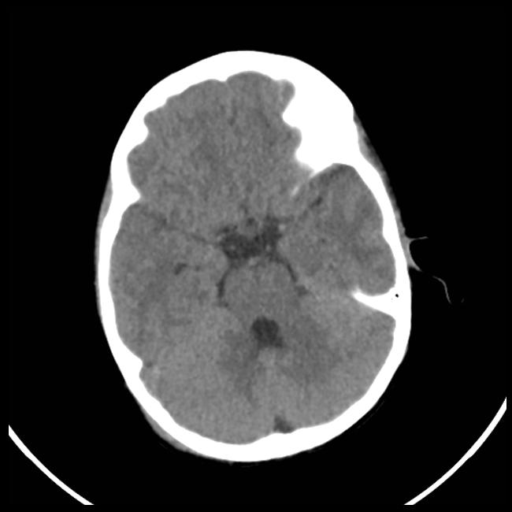
#> input picture images/brain.png, 512 x 512 px, found by its file name
$ jupyter execute --allow-errors 'Medical Watermarking.ipynb'
#> lines starting #> are read from the running program, lines starting #| are printed output that depends on the picture; after the words box and inside, x2 and y2 are one past the last pixel; in counts of white or black regions, pixels touching at a corner belong together
# BCI Project

[cell 1]
import numpy as np
import matplotlib.pyplot as plt
import json
import math
import pywt
import pandas as pd
from PIL import Image, ImageDraw
from skimage.io import imread, imshow
from skimage.color import rgb2gray
from skimage.filters import threshold_otsu
from skimage.morphology import (erosion, dilation, closing, opening, area_closing, area_opening)
from skimage.measure import label, regionprops, regionprops_table
from skimage.metrics import mean_squared_error as MSE, peak_signal_noise_ratio as PSNR, structural_similarity as SSIM

[cell 2]
from google.colab import drive
drive.mount('/content/gdrive')

# Step wise

## Reading Image

[cell 3]
img = imread(f'/content/gdrive/MyDrive/Projects/DWT-DCT-Watermark-Algorithm-main/images/brain.png')
#> img is the input picture: shape (512, 512); min 0, max 255, mean 60.2

fig, ax = plt.subplots(1,1)
ax.set_title("Brain Image")
ax.imshow(img, cmap='gray')
# plt.show()
img.max()
#> Out = 255

## Thresholding

Use OTSU to find appropriate threshold

[cell 4]
threshold = threshold_otsu(img)
#> threshold = 76
result = (img > threshold)
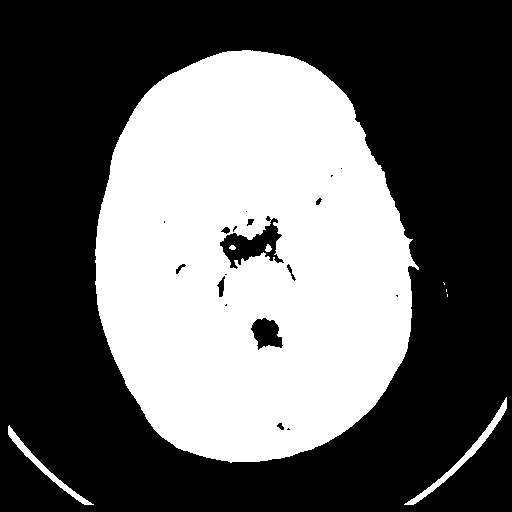
#> result: shape (512, 512) bool; 39.2% white; 8 white regions (3 under 20 px), largest, box (x1, y1, x2, y2) and area: (95, 50, 419, 463) 101027, (404, 397, 507, 505) 885, (8, 425, 94, 505) 658, (265, 244, 272, 252) 38, (229, 245, 236, 250) 26
fig, ax = plt.subplots(1,1)
ax.set_title("Thresholded Image")
ax.imshow(result,cmap="gray")
plt.show()

**Refrence on Morphological Operations**
1. https://towardsdatascience.com/understanding-morphological-image-processing-and-its-operations-7bcf1ed11756

> We will be using connected regions algorithm for extracting the ROI, for that we will have to cleanup the thresholded image. In the image below we are applying morphological operations such as sucessive `dilation` to close the pixels, `area_closing` to fill the holes (ventricles) in the brain and successive `erosion` to restore the original shape and `opening` to remove noise from the image.

[cell 5]
# selection of window
sq = np.array([[1, 1, 1],
               [1, 1, 1],
               [1, 1, 1]])

# apply dilation
def multi_dil(img, num, elem = sq):
#> called with num = 7, elem = array of shape (3, 3)
    for i in range(num):
        img = dilation(img, elem)
#> img: shape (512, 512) bool; 46.4% white; 4 white regions, box (x1, y1, x2, y2) and area: (88, 43, 426, 470) 114047, (397, 390, 512, 512) 3981, (1, 418, 101, 512) 3178, (436, 275, 455, 304) 481
#> `area_closed = area_closing(multi_dilated, 50000)`: area_closed: shape (512, 512) bool; 47.8% white; 4 white regions, box (x1, y1, x2, y2) and area: (88, 43, 426, 470) 114131, (397, 390, 512, 512) 7595, (1, 418, 101, 512) 3178, (436, 275, 455, 304) 481
    return img

#applying erosion
def multi_ero(img, num, elem = sq):
#> called with num = 7, elem = array of shape (3, 3)
    for i in range(num):
        img = erosion(img, elem)
#> img: shape (512, 512) bool; 42.1% white; 6 white regions (3 under 20 px), largest, box (x1, y1, x2, y2) and area: (95, 50, 419, 463) 103561, (404, 397, 512, 512) 5985, (8, 425, 94, 512) 728
    return img

# opening = first erosion and dilation
multi_dilated = multi_dil(result, 7)
area_closed = area_closing(multi_dilated, 50000)
multi_eroeded = multi_ero(area_closed, 7)
opened = opening(multi_eroeded)
#> opened: shape (512, 512) bool; 42.1% white; 3 white regions

fig, ax = plt.subplots(1,1)
ax.set_title("Cleaned Threshold Image")
ax.imshow(opened, cmap='gray')
plt.show()

## Extracting ROI Features

`label` feature is used to find some properties like area, perimeter, solidity, eccentricity, bounding box area and area ratio of the image.

[cell 6]
label_img = label(opened)
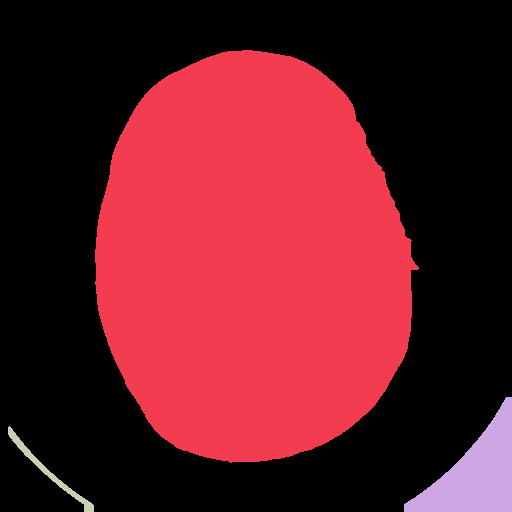
#> label_img: shape (512, 512) int32; 4 distinct labels, from 0 to 3; one colour per label, 0 black
regions = regionprops(label_img)
#> regions = 3 regions; box (x1, y1, x2, y2) and area: (95, 50, 419, 463) 103555, (404, 397, 512, 512) 5985, (8, 426, 94, 512) 725

prop = ['area','bbox_area', 'solidity', 'eccentricity','perimeter']

prop_table = pd.DataFrame(regionprops_table(label_img, result, properties=prop))
#> prop_table = table of 3 rows and 5 columns

prop_table['area_ratio'] = prop_table['area'] / prop_table['bbox_area']

prop_table
#> Out = table of 3 rows and 6 columns

## ROI Extraction

We select the region with the maximum area and use the bbox attribute the pixel locations of the bounding box of that region and extract that region from the original image

Ref : https://scikit-image.org/docs/dev/auto_examples/segmentation/plot_regionprops.html

[cell 7]
# The idxmax() method returns a Series with the index of the
#  maximum value for each column.
index = prop_table['area'].idxmax()
#> index = 0

# Returns an approximate bounding box for item,
# a tuple of four integers: the pixel coordinates of minimum x, minimum y, maximum x, maximum y, in this order.
box = regions[index].bbox
#> box = (50, 95, 463, 419)

ROI = img[box[0]:box[2], box[1]:box[3]]
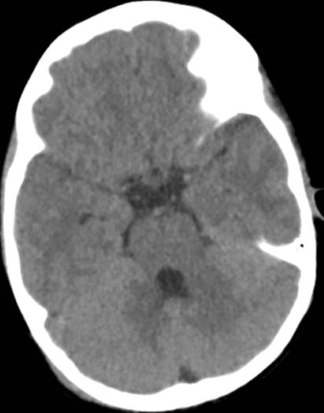
#> ROI: shape (413, 324); min 0, max 255, mean 114.3

fig, ax = plt.subplots(1, 1)
ax.set_title("ROI")
ax.imshow(ROI, cmap="gray")
plt.show()

## ROI Watermark Generation

Extracted features from ROI will be embedded in the image.
The size will be $\frac{1}{4}$ of ROI as embedding will be done in `LL2` region of Discrete Wavelet Transform.<br>

**Multiline Draw** : https://www.geeksforgeeks.org/python-pil-imagedraw-draw-multiline_text/

[cell 8]
area = prop_table.iloc[index].area
#> area = 103555
area_ratio = prop_table.iloc[index].area_ratio
#> area_ratio = 0.774
solidity = prop_table.iloc[index].solidity
#> solidity = 0.989
perimeter = prop_table.iloc[index].perimeter
#> perimeter = 1242.3
eccentricity = prop_table.iloc[index].eccentricity
#> eccentricity = 0.654

# convert all attributes in a string
area_ratio_str = "{:.6f}".format(area_ratio)
#> area_ratio_str = '0.773884'
solidity_str = "{:.6f}".format(solidity)
#> solidity_str = '0.989366'
perimeter_str = "{:.6f}".format(perimeter)
#> perimeter_str = '1242.271211'
eccentricity_str = "{:.6f}".format(eccentricity)
#> eccentricity_str = '0.653620'


height, width = ROI.shape
#> height = 413; width = 324

watermark_text = f"{area}\n{area_ratio_str}\n{solidity_str}\n{perimeter_str}\n{eccentricity_str}"

ROI_watermark = Image.new("RGB", (math.ceil(width/4), math.ceil(height/4)), color=(255, 255, 255))
#> ROI_watermark: PIL image 81x104 RGB; every value is 255
ROI_watermark_draw = ImageDraw.Draw(ROI_watermark)

ROI_watermark_draw.multiline_text((1, 1), watermark_text,
                                  spacing=1,fill=(0,0,0))

ROI_watermark_array = np.asarray(ROI_watermark)
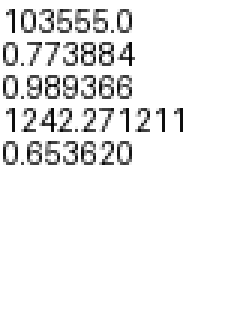
#> ROI_watermark_array: shape (104, 81, 3) (shown 3 times larger); min 3, max 255, mean 238.4
ROI_watermark = rgb2gray(ROI_watermark_array)
#> ROI_watermark: shape (104, 81) float64

fig, ax = plt.subplots(1, 1)
ax.set_title('ROI Watermark')
ax.imshow(ROI_watermark, cmap='gray')
plt.show()
ROI_watermark.max()
#> Out = 1

## ROI Watermark Encryption

We will be using Logistic Map encryption for encrypting our ROI watermark. The logistic map uses a pseudo random sequence generated using the following formula:
<html><body><p>X<sub>n+1</sub> = μX<sub>n</sub>(1 - X<sub>n</sub>)</p></body></html>
<html><body><p>We will be using the value of X<sub>n</sub> as 0.9 and μ as 3.95</p></body></html>

$\mu$ will be 3.95 as after $\mu=3.8$ logistic map starts showing chaotic behavior

1. Image Encryption : https://www.youtube.com/watch?v=DOwy0SuGD7Q&ab_channel=PotcharapholChat-anan

2. Logistic Map :
    - The Logistic Map: Attractors, Bifurcation, and Chaos : https://youtu.be/_z-e7N99-rI
    - https://www.youtube.com/watch?v=ovJcsL7vyrk

[cell 9]
def logistic_encryption(watermark):
    row, col = watermark.shape
#> row = 104; col = 81
    N = row * col
#> N = 8424
    x = 0.9 + np.zeros(N)
#> x = 8424 values from 0.9 to 0.9
    r = 3.95
    for n in range(N-1):
        x[n+1] = r * x[n] * (1 - x[n])
    x = x.reshape(row, col)
    bool_x = np.around(x).astype('int')
    watermark = watermark.astype('int')
#> watermark: shape (104, 81) int64; values 0 (black) and 1 (white), 87% white; black in thin lines or dots, all inside (x1, y1, x2, y2) = (1, 3, 61, 55)
    encrypted_watermark = np.bitwise_xor(watermark, bool_x).astype('float')
#> encrypted_watermark: shape (104, 81) float64; values 0 (black) and 1 (white), 41.7% white in thin lines or dots
    return encrypted_watermark, bool_x

ROI_encrypted_watermark, bool_x = logistic_encryption(ROI_watermark)
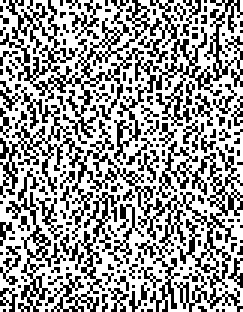
#> bool_x: shape (104, 81) int64 (shown 3 times larger); values 0 (black) and 1 (white), 60.8% white; black in thin lines or dots
fig, ax = plt.subplots(1,1)
ax.set_title("ROI Encrypted Watermark")
ax.imshow(ROI_encrypted_watermark, cmap="gray")
plt.show()

## ROI Watermark Emedding

Perform Discrete Wavelet Transform with **haar** wavelet.

[cell 10]
model = "haar"
k = 8
def process_coefficients(imArray, model, level):
#> called with model = 'haar', level = 2
    coeffs=pywt.wavedec2(data = imArray, wavelet = model, level = level)
#> coeffs = 3 items
    coeffs_H=(coeffs)
#> coeffs_H = 3 items
    return coeffs_H

def quantization_step(LH2, HL2, HH2, k):
    LH2 = np.absolute(LH2).sum()
    HL2 = np.absolute(HL2).sum()
    HH2 = np.absolute(HH2).sum()
    return k * round(math.log((LH2 + HL2 + HH2) / 2))

def DWT(ROI, model, level, k):
    coeffs_image = process_coefficients(ROI, model, level=level)
#> coeffs_image = 3 items
    LL2 , (LH2, HL2, HH2), (LH1, HL1, HH1) = coeffs_image
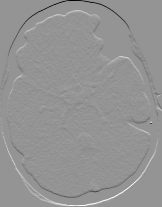
#> LH1: shape (207, 162) float64; min -149.5, max 108, mean 0; drawn with min black and max white
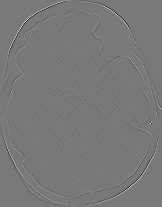
#> HH1: shape (207, 162) float64; min -33.5, max 37, mean 0; drawn with min black and max white
    Q = quantization_step(LH2, HL2, HH2, k)
#> in quantization_step, `LH2 = np.absolute(LH2).sum()`: LH2 = 97231.3
#> in quantization_step, `HL2 = np.absolute(HL2).sum()`: HL2 = 115411.3
#> in quantization_step, `HH2 = np.absolute(HH2).sum()`: HH2 = 37635.8
#> Q = 96
    Xq = LL2 / Q
    return Xq, (LH2, HL2, HH2), (LH1, HL1, HH1), Q

[cell 11]
Xq, (LH2, HL2, HH2), (LH1, HL1, HH1), Q = DWT(ROI, model, 2, k)
#> Q = 96
plt.imshow(Xq,cmap="gray")
plt.show()

[cell 12]
Xq_copy = Xq.copy()
row, col = Xq_copy.shape
#> row = 104; col = 81
for i in range(row):
    for j in range(col):
        if(round(Xq[i,j]%2) == ROI_encrypted_watermark[i,j]):
            Xq_copy[i,j] = Xq[i,j] * Q
        else:
            Xq_copy[i,j] = (Xq[i,j] * Q) + Q

plt.imshow(Xq_copy, cmap="gray")
plt.show()

## Reconstruction

[cell 13]
# Reconstruction of the image
coeffs = [Xq_copy, (LH2, HL2, HH2), (LH1, HL1, HH1)]
image = pywt.waverec2(coeffs, model)
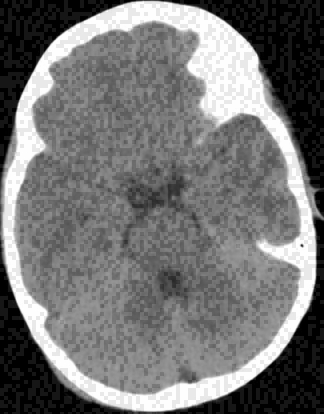
#> image: shape (414, 324) float64; min -8.94e-15, max 279, mean 127.4; drawn with min black and max white
image = np.absolute(image)
plt.imshow(image, cmap='gray')
plt.show()

## ROI Watermark Extraction

To extract the watermnark we take the XOR of the Reconstructed image and the `boolean_x` (the one which we had found while implementing logistic map)

[cell 14]
def extract_ROI_watermark(image,boolean_x):
    Zq, (LH2, HL2, HH2), (LH1, HL1, HH1), Q = DWT(image, model, 2, 8)
#> Q = 96
    Zq = np.round(Zq)
    Wsroi = Zq%2
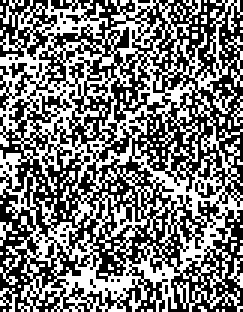
#> Wsroi: shape (104, 81) float64 (shown 3 times larger); values 0 (black) and 1 (white), 47.4% white in thin lines or dots
    Wroi_salt = Wsroi.copy().astype("int")^boolean_x
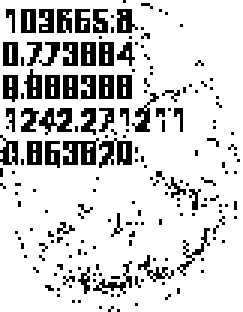
#> Wroi_salt: shape (104, 81) int64 (shown 3 times larger); values 0 (black) and 1 (white), 81.9% white; black in thin lines or dots
    return Wroi_salt.astype("float")

extracted_ROI_watermark = extract_ROI_watermark(image,bool_x)
imshow(extracted_ROI_watermark)

# Attacks

## Salt and Pepper Noise

[cell 15]
def add_salt_pepper_noise(X_img):
    X_img_copy = X_img.copy()
    row, col = X_img_copy.shape
#> row = 414; col = 324
    salt_vs_pepper = 0.5
    amount = 0.01
    num_salt = np.ceil(amount * X_img_copy.size * salt_vs_pepper * 0.0001)
#> num_salt = 1
    num_pepper = np.ceil(amount * X_img_copy.size * (1.0 - salt_vs_pepper) * 0.0001)
#> num_pepper = 1
    coords = [np.random.randint(0, i - 1, int(num_salt)) for i in X_img.shape]
#> coords = [[172], [47]]
    X_img_copy[coords[0], coords[1]] = 1
#> X_img_copy: shape (414, 324) float64; min 0, max 279, mean 127.4
    coords = [np.random.randint(0, i - 1, int(num_pepper)) for i in X_img.shape]
    X_img_copy[coords[0], coords[1]] = 0
#> X_img_copy: shape (414, 324) float64; min 0, max 279, mean 127.4
    return X_img_copy

fig, axs = plt.subplots(2, 2, figsize=(10, 10))

salt_pepper_noise_imgs = add_salt_pepper_noise(image)
axs[0, 0].set_title("Salt and Pepper Noise")
axs[0, 0].imshow(salt_pepper_noise_imgs,cmap="gray")

extracted_watermark = extract_ROI_watermark(salt_pepper_noise_imgs, bool_x)
axs[0, 1].set_title("Extracted Watermark")
axs[0 ,1].imshow(extracted_watermark,cmap="gray")

image_error_map = salt_pepper_noise_imgs.astype("int") ^ image.astype("int")
axs[1, 0].set_title("Image Error Map")
axs[1, 0].imshow(image_error_map,cmap="gray")

watermark_error_map = extracted_ROI_watermark.astype("int") ^ extracted_watermark.astype("int")
axs[1, 1].set_title("Watermark Error Map")
axs[1, 1].imshow(watermark_error_map,cmap="gray")
plt.show()

## Gaussian Noise

[cell 16]
def add_gaussian_noise(image):
    return np.random.normal(0,0.1**0.5,image.shape) + image

fig, axs = plt.subplots(2, 2, figsize=(10, 10))
gaussian_noise_img = add_gaussian_noise(image)
axs[0, 0].set_title("Gaussian Noise")
axs[0, 0].imshow(gaussian_noise_img,cmap="gray")

extracted_watermark = extract_ROI_watermark(gaussian_noise_img, bool_x)
axs[0, 1].set_title("Extracted Watermark")
axs[0, 1].imshow(extracted_watermark,cmap="gray")

image_error_map = gaussian_noise_img.astype("int") ^ image.astype("int")
axs[1, 0].set_title("Image Error Map")
axs[1, 0].imshow(image_error_map,cmap="gray")

watermark_error_map = extracted_ROI_watermark.astype("int") ^ extracted_watermark.astype("int")
axs[1, 1].set_title("Watermark Error Map")
axs[1, 1].imshow(watermark_error_map,cmap="gray")

plt.show()

- Now perform the attack on the image and then extract watermarks from the image.
- Then check various errors like RMSE, MSE, and analyze the result

[cell 17]
attack_dict = {
    "Salt and Pepper Noise" : add_salt_pepper_noise,
    "Gaussian Noise" : add_gaussian_noise,
}
fig, axs = plt.subplots(len(attack_dict), 4, figsize=(20, 5*len(attack_dict)))
attacks_df = pd.DataFrame(columns = ['Attack', 'MSE', 'PSNR','SSIM'])

def apply_attacks(image, watermark, watermark_extraction_func, attack_dict, df):
    attacks = list(attack_dict.items())
    for i in range(len(attacks)):
        modified_image = attacks[i][1](image)
        axs[i,0].set_title(f"{attacks[i][0]}")
        axs[i,0].imshow(modified_image,cmap="gray")

        extracted_watermark = watermark_extraction_func(modified_image,bool_x)
        axs[i,1].set_title("Extracted Watermark")
        axs[i,1].imshow(extracted_watermark,cmap="gray")

        image_error_map = image.copy().astype("int")^modified_image.copy().astype("int")
        axs[i,2].set_title("Image Error Map")
        axs[i,2].imshow(image_error_map,cmap="gray")

        watermark_error_map = watermark.copy().astype("int") ^ extracted_watermark.copy().astype("int")
        axs[i,3].set_title("Watermark Error Map")
        axs[i,3].imshow(watermark_error_map,cmap="gray")
        mse = MSE(watermark, extracted_watermark)
        psnr = PSNR(watermark, extracted_watermark)
        ssim = SSIM(watermark, extracted_watermark)
        df.loc[i] = [attacks[i][0], mse, psnr, ssim]
#> this loop made 2 passes
#> (mse, psnr, ssim) on passes 1 to 2: (0.099, 10.04, 0.425), (0.101, 9.96, 0.409)
    return df

attacks_df = apply_attacks(image,ROI_watermark, extract_ROI_watermark, attack_dict, attacks_df)
#> attacks_df = table of 2 rows and 4 columns

Print the data frame of various errors after the attack

[cell 18]
attacks_df
#> Out = table of 2 rows and 4 columns
